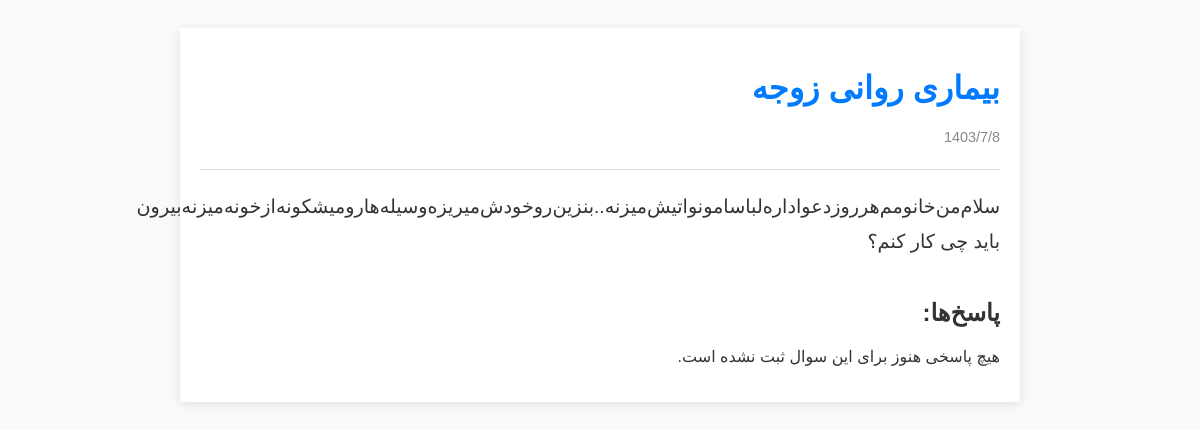
/question/59/, run on an earlier commit of the app's database.
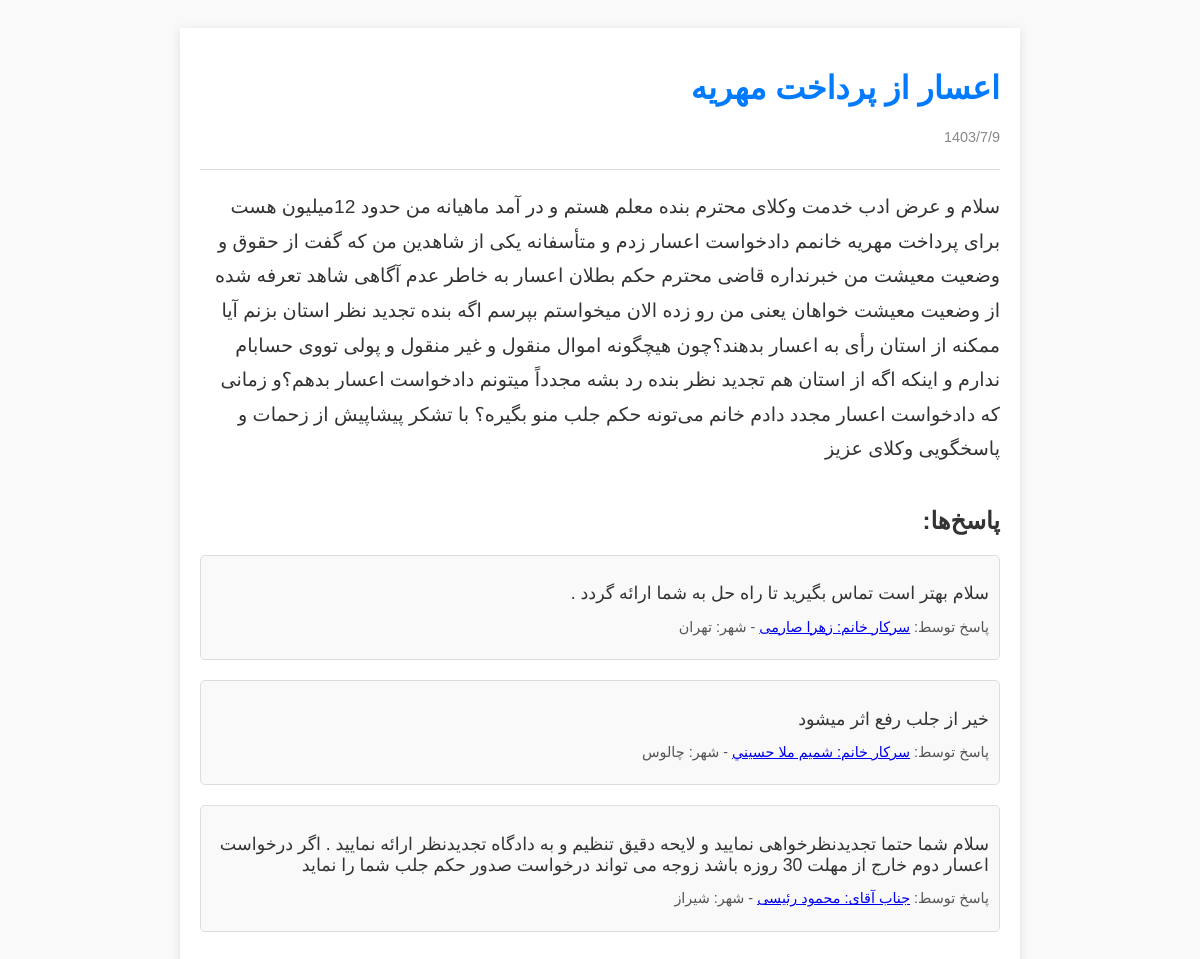
And on a later commit of the database.
### core/models.py (models this page shows, shortened)
class Question(models.Model):
    id = models.AutoField(primary_key=True)
    date = models.CharField(max_length=255)
    title = models.CharField(max_length=255)
    text = models.TextField()

class Answer(models.Model):
    id = models.AutoField(primary_key=True)
    question = models.ForeignKey(Question, related_name='answers', on_delete=models.CASCADE)
    lawyer = models.ForeignKey(Lawyer, on_delete=models.SET_NULL, null=True)
    text = models.TextField()

class Lawyer(models.Model):
    id = models.CharField(primary_key=True, max_length=255)
    name = models.CharField(max_length=255)
    city = models.CharField(max_length=255)

### core/views.py (the view)
# urls.py: path('question/<int:pk>/', views.QuestionDetailView.as_view(), name='question_detail'),
class QuestionDetailView(generic.DetailView):
    model = Question
    template_name = 'core/question_detail.html'
    context_object_name = 'question'

### core/templates/core/question_detail.html (shortened to what this page needs)
<!DOCTYPE html>
<html lang="fa">
<head>
</head>
<body>
<div class="container">
    <div class="question-header">
        <h1 class="question-title">{{ question.title }}</h1>
        <p class="question-date">{{ question.date }}</p>
    </div>
    <div class="question-text">
        {{ question.text }}
    </div>
    <div class="answers-section">
        <h2>پاسخ‌ها:</h2>
        {% for answer in question.answers.all %}
            <div class="answer-item">
                <p class="answer-text">{{ answer.text }}</p>
                <p class="answer-lawyer">
                    پاسخ توسط:
                    <a href="{% url 'lawyer_detail' answer.lawyer.id %}">{{ answer.lawyer.name }}</a>
                    - شهر: {{ answer.lawyer.city }}
                </p>
            </div>
        {% empty %}
            <p>هیچ پاسخی هنوز برای این سوال ثبت نشده است.</p>
        {% endfor %}
    </div>
</div>
</body>
</html>

What changed in the data, as far as the page shows it:
changed Question: title "بیماری روانی زوجه" → "اعسار از پرداخت مهریه"; date "1403/7/8" → "1403/7/9"; text "سلام‌‌من‌خانومم‌هرروزدعوا‌داره‌لباسامونواتیش‌میزنه‌‌‌..بنزین‌رو‌خودش‌میریزه‌‌وسیله‌هارو‌میشکونه‌ازخونه‌میزنه‌بیرون باید چی کار کنم؟" → "سلام و عرض ادب خدمت وکلای محترم بنده معلم هستم و در آمد ماهیانه من حدود 12میلیون هست برای پرداخت مهریه خانمم دادخواست اعسار زدم و متأسفانه یکی از شاهدین من که گفت از حقوق و وضعیت معیشت من خبرنداره قاضی محترم حکم بطلان اعسار به خاطر عدم آگاهی شاهد تعرفه شده از وضعیت معیشت خواهان یعنی من رو زده الان میخواستم بپرسم اگه بنده تجدید نظر استان بزنم آیا ممکنه از استان رأی به اعسار بدهند؟چون هیچگونه اموال منقول و غیر منقول و پولی تووی حسابام ندارم و اینکه اگه از استان هم تجدید نظر بنده رد بشه مجدداً میتونم دادخواست اعسار بدهم؟و زمانی که دادخواست اعسار مجدد دادم خانم می‌تونه حکم جلب منو بگیره؟ با تشکر پیشاپیش از زحمات و پاسخگویی وکلای عزیز"
now on this page (row edited): Answer: text "سلام بهتر است تماس بگیرید تا راه حل به شما ارائه گردد .", lawyer.name "سرکار خانم: زهرا صارمی", lawyer.city "تهران"
now on this page (row edited): Answer: text "خیر از جلب رفع اثر میشود", lawyer.name "سرکار خانم: شميم ملا حسيني", lawyer.city "چالوس"
now on this page (row edited): Answer: text "سلام شما حتما تجدیدنظرخواهی نمایید و لایحه دقیق تنظیم و به دادگاه تجدیدنظر ارائه نمایید . اگر درخواست اعسار دوم خارج از مهلت 30 روزه باشد زوجه می تواند درخواست صدور حکم جلب شما را نماید", lawyer.name "جناب آقای: محمود رئیسی", lawyer.city "شیراز"
Also different on the page:
text no longer shown: "هیچ پاسخی هنوز برای این سوال ثبت نشده است."
